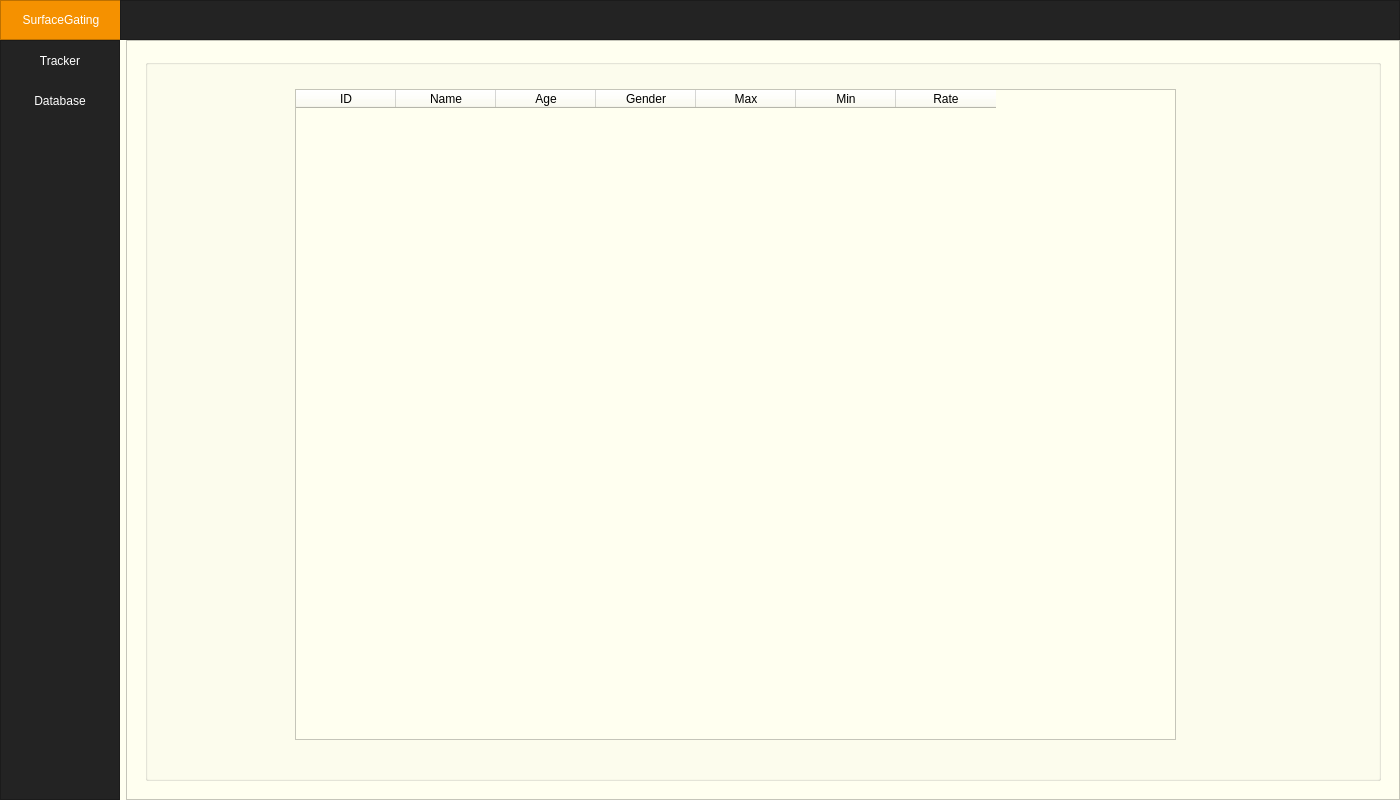
<?xml version="1.0" encoding="UTF-8"?>
<ui version="4.0">
 <class>MainWindow</class>
 <widget class="QMainWindow" name="MainWindow">
  <property name="geometry">
   <rect>
    <x>0</x>
    <y>0</y>
    <width>1400</width>
    <height>800</height>
   </rect>
  </property>
  <property name="minimumSize">
   <size>
    <width>1400</width>
    <height>800</height>
   </size>
  </property>
  <property name="windowTitle">
   <string>MainWindow</string>
  </property>
  <property name="styleSheet">
   <string notr="true">background-color:  #FFFFF0;</string>
  </property>
  <widget class="QWidget" name="centralwidget">
   <layout class="QVBoxLayout" name="verticalLayout">
    <property name="spacing">
     <number>0</number>
    </property>
    <property name="leftMargin">
     <number>0</number>
    </property>
    <property name="topMargin">
     <number>0</number>
    </property>
    <property name="rightMargin">
     <number>0</number>
    </property>
    <property name="bottomMargin">
     <number>0</number>
    </property>
    <item>
     <widget class="QFrame" name="Top_Bar">
      <property name="maximumSize">
       <size>
        <width>16777215</width>
        <height>40</height>
       </size>
      </property>
      <property name="styleSheet">
       <string notr="true">background-color: rgb(35, 35, 35);</string>
      </property>
      <property name="frameShape">
       <enum>QFrame::NoFrame</enum>
      </property>
      <property name="frameShadow">
       <enum>QFrame::Raised</enum>
      </property>
      <layout class="QHBoxLayout" name="horizontalLayout">
       <property name="spacing">
        <number>0</number>
       </property>
       <property name="leftMargin">
        <number>0</number>
       </property>
       <property name="topMargin">
        <number>0</number>
       </property>
       <property name="rightMargin">
        <number>0</number>
       </property>
       <property name="bottomMargin">
        <number>0</number>
       </property>
       <item>
        <widget class="QFrame" name="frame_toggle">
         <property name="minimumSize">
          <size>
           <width>120</width>
           <height>0</height>
          </size>
         </property>
         <property name="maximumSize">
          <size>
           <width>70</width>
           <height>40</height>
          </size>
         </property>
         <property name="styleSheet">
          <string notr="true">background-color: #F59100;
</string>
         </property>
         <property name="frameShape">
          <enum>QFrame::StyledPanel</enum>
         </property>
         <property name="frameShadow">
          <enum>QFrame::Raised</enum>
         </property>
         <layout class="QVBoxLayout" name="verticalLayout_2">
          <property name="spacing">
           <number>0</number>
          </property>
          <property name="leftMargin">
           <number>0</number>
          </property>
          <property name="topMargin">
           <number>0</number>
          </property>
          <property name="rightMargin">
           <number>0</number>
          </property>
          <property name="bottomMargin">
           <number>0</number>
          </property>
          <item>
           <widget class="QPushButton" name="Btn_Toggle">
            <property name="sizePolicy">
             <sizepolicy hsizetype="Expanding" vsizetype="Expanding">
              <horstretch>0</horstretch>
              <verstretch>0</verstretch>
             </sizepolicy>
            </property>
            <property name="minimumSize">
             <size>
              <width>120</width>
              <height>0</height>
             </size>
            </property>
            <property name="styleSheet">
             <string notr="true">color: #fff;
border: 0px solid;</string>
            </property>
            <property name="text">
             <string>SurfaceGating</string>
            </property>
           </widget>
          </item>
         </layout>
        </widget>
       </item>
       <item>
        <widget class="QFrame" name="frame_top">
         <property name="minimumSize">
          <size>
           <width>120</width>
           <height>0</height>
          </size>
         </property>
         <property name="frameShape">
          <enum>QFrame::StyledPanel</enum>
         </property>
         <property name="frameShadow">
          <enum>QFrame::Raised</enum>
         </property>
        </widget>
       </item>
      </layout>
     </widget>
    </item>
    <item>
     <widget class="QFrame" name="Content">
      <property name="frameShape">
       <enum>QFrame::NoFrame</enum>
      </property>
      <property name="frameShadow">
       <enum>QFrame::Raised</enum>
      </property>
      <layout class="QGridLayout" name="gridLayout_2">
       <property name="leftMargin">
        <number>0</number>
       </property>
       <property name="topMargin">
        <number>0</number>
       </property>
       <property name="rightMargin">
        <number>0</number>
       </property>
       <property name="bottomMargin">
        <number>0</number>
       </property>
       <item row="0" column="1">
        <widget class="QFrame" name="frame_pages">
         <property name="frameShape">
          <enum>QFrame::StyledPanel</enum>
         </property>
         <property name="frameShadow">
          <enum>QFrame::Raised</enum>
         </property>
         <layout class="QVBoxLayout" name="verticalLayout_5">
          <item>
           <widget class="QStackedWidget" name="stackedWidget">
            <property name="currentIndex">
             <number>1</number>
            </property>
            <widget class="QWidget" name="page_1">
             <layout class="QVBoxLayout" name="verticalLayout_7">
              <item>
               <widget class="QStackedWidget" name="stackedWidgetMain">
                <property name="currentIndex">
                 <number>0</number>
                </property>
                <widget class="QWidget" name="trackerPage">
                 <widget class="QGroupBox" name="groupBox">
                  <property name="geometry">
                   <rect>
                    <x>-20</x>
                    <y>20</y>
                    <width>1227</width>
                    <height>691</height>
                   </rect>
                  </property>
                  <property name="autoFillBackground">
                   <bool>false</bool>
                  </property>
                  <property name="styleSheet">
                   <string notr="true">border: none;
</string>
                  </property>
                  <property name="title">
                   <string/>
                  </property>
                  <widget class="QFrame" name="frameGraphMain">
                   <property name="geometry">
                    <rect>
                     <x>520</x>
                     <y>10</y>
                     <width>671</width>
                     <height>481</height>
                    </rect>
                   </property>
                   <property name="minimumSize">
                    <size>
                     <width>300</width>
                     <height>300</height>
                    </size>
                   </property>
                   <property name="palette">
                    <palette>
                     <active>
                      <colorrole role="Button">
                       <brush brushstyle="SolidPattern">
                        <color alpha="255">
                         <red>255</red>
                         <green>255</green>
                         <blue>255</blue>
                        </color>
                       </brush>
                      </colorrole>
                      <colorrole role="Base">
                       <brush brushstyle="SolidPattern">
                        <color alpha="255">
                         <red>255</red>
                         <green>255</green>
                         <blue>255</blue>
                        </color>
                       </brush>
                      </colorrole>
                      <colorrole role="Window">
                       <brush brushstyle="SolidPattern">
                        <color alpha="255">
                         <red>255</red>
                         <green>255</green>
                         <blue>255</blue>
                        </color>
                       </brush>
                      </colorrole>
                     </active>
                     <inactive>
                      <colorrole role="Button">
                       <brush brushstyle="SolidPattern">
                        <color alpha="255">
                         <red>255</red>
                         <green>255</green>
                         <blue>255</blue>
                        </color>
                       </brush>
                      </colorrole>
                      <colorrole role="Base">
                       <brush brushstyle="SolidPattern">
                        <color alpha="255">
                         <red>255</red>
                         <green>255</green>
                         <blue>255</blue>
                        </color>
                       </brush>
                      </colorrole>
                      <colorrole role="Window">
                       <brush brushstyle="SolidPattern">
                        <color alpha="255">
                         <red>255</red>
                         <green>255</green>
                         <blue>255</blue>
                        </color>
                       </brush>
                      </colorrole>
                     </inactive>
                     <disabled>
                      <colorrole role="Button">
                       <brush brushstyle="SolidPattern">
                        <color alpha="255">
                         <red>255</red>
                         <green>255</green>
                         <blue>255</blue>
                        </color>
                       </brush>
                      </colorrole>
                      <colorrole role="Base">
                       <brush brushstyle="SolidPattern">
                        <color alpha="255">
                         <red>255</red>
                         <green>255</green>
                         <blue>255</blue>
                        </color>
                       </brush>
                      </colorrole>
                      <colorrole role="Window">
                       <brush brushstyle="SolidPattern">
                        <color alpha="255">
                         <red>255</red>
                         <green>255</green>
                         <blue>255</blue>
                        </color>
                       </brush>
                      </colorrole>
                     </disabled>
                    </palette>
                   </property>
                   <property name="autoFillBackground">
                    <bool>false</bool>
                   </property>
                   <property name="styleSheet">
                    <string notr="true">border-radius: 20;
background-color: rgb(255, 255, 255);
</string>
                   </property>
                   <property name="frameShape">
                    <enum>QFrame::StyledPanel</enum>
                   </property>
                   <property name="frameShadow">
                    <enum>QFrame::Raised</enum>
                   </property>
                  </widget>
                  <widget class="QFrame" name="frameGraphMini">
                   <property name="geometry">
                    <rect>
                     <x>30</x>
                     <y>10</y>
                     <width>471</width>
                     <height>391</height>
                    </rect>
                   </property>
                   <property name="styleSheet">
                    <string notr="true">border-radius:20;
background-color: rgb(255, 255, 255);
</string>
                   </property>
                   <property name="frameShape">
                    <enum>QFrame::StyledPanel</enum>
                   </property>
                   <property name="frameShadow">
                    <enum>QFrame::Raised</enum>
                   </property>
                  </widget>
                  <widget class="QFrame" name="frame_4">
                   <property name="geometry">
                    <rect>
                     <x>40</x>
                     <y>540</y>
                     <width>241</width>
                     <height>151</height>
                    </rect>
                   </property>
                   <property name="styleSheet">
                    <string notr="true">border-radius: 20;
background-color: #F59100;
border: 0;
</string>
                   </property>
                   <property name="frameShape">
                    <enum>QFrame::StyledPanel</enum>
                   </property>
                   <property name="frameShadow">
                    <enum>QFrame::Raised</enum>
                   </property>
                   <widget class="QPushButton" name="stopButton1">
                    <property name="geometry">
                     <rect>
                      <x>50</x>
                      <y>90</y>
                      <width>93</width>
                      <height>28</height>
                     </rect>
                    </property>
                    <property name="styleSheet">
                     <string notr="true">background-color: rgb(255, 255, 255);
border-radius: 10;
</string>
                    </property>
                    <property name="text">
                     <string>Stop</string>
                    </property>
                   </widget>
                   <widget class="QPushButton" name="startButton1">
                    <property name="geometry">
                     <rect>
                      <x>50</x>
                      <y>90</y>
                      <width>93</width>
                      <height>28</height>
                     </rect>
                    </property>
                    <property name="styleSheet">
                     <string notr="true">QPushButton {
	background-color: white;
border-radius: 10;

}
QPushButton:hover {
	background-color: #E5E5E5;
}</string>
                    </property>
                    <property name="text">
                     <string>Start</string>
                    </property>
                   </widget>
                   <widget class="QComboBox" name="comboBoxArd">
                    <property name="geometry">
                     <rect>
                      <x>30</x>
                      <y>40</y>
                      <width>141</width>
                      <height>31</height>
                     </rect>
                    </property>
                    <property name="styleSheet">
                     <string notr="true">background-color: rgb(255, 255, 255);
font: 8pt &quot;Microsoft YaHei UI&quot;;</string>
                    </property>
                   </widget>
                   <widget class="QPushButton" name="refreshButton">
                    <property name="geometry">
                     <rect>
                      <x>180</x>
                      <y>40</y>
                      <width>31</width>
                      <height>28</height>
                     </rect>
                    </property>
                    <property name="styleSheet">
                     <string notr="true">QPushButton {
	background-color: white;
border-radius: 10;

}
QPushButton:hover {
	background-color: #E5E5E5;
}</string>
                    </property>
                    <property name="text">
                     <string>R</string>
                    </property>
                   </widget>
                  </widget>
                  <widget class="QFrame" name="frame_5">
                   <property name="geometry">
                    <rect>
                     <x>340</x>
                     <y>540</y>
                     <width>241</width>
                     <height>151</height>
                    </rect>
                   </property>
                   <property name="styleSheet">
                    <string notr="true">border-radius: 20;
background-color: #F59100;
border: 0;
</string>
                   </property>
                   <property name="frameShape">
                    <enum>QFrame::StyledPanel</enum>
                   </property>
                   <property name="frameShadow">
                    <enum>QFrame::Raised</enum>
                   </property>
                   <widget class="QLabel" name="label_name">
                    <property name="geometry">
                     <rect>
                      <x>0</x>
                      <y>40</y>
                      <width>241</width>
                      <height>20</height>
                     </rect>
                    </property>
                    <property name="styleSheet">
                     <string notr="true">font-size: 20px;
color: white;</string>
                    </property>
                    <property name="text">
                     <string>Fauzan Valdera</string>
                    </property>
                    <property name="alignment">
                     <set>Qt::AlignCenter</set>
                    </property>
                   </widget>
                   <widget class="QLabel" name="label_age">
                    <property name="geometry">
                     <rect>
                      <x>0</x>
                      <y>70</y>
                      <width>241</width>
                      <height>20</height>
                     </rect>
                    </property>
                    <property name="styleSheet">
                     <string notr="true">font-size: 20px;
color: white;</string>
                    </property>
                    <property name="text">
                     <string>18 Years Old</string>
                    </property>
                    <property name="alignment">
                     <set>Qt::AlignCenter</set>
                    </property>
                   </widget>
                   <widget class="QLabel" name="label_gender">
                    <property name="geometry">
                     <rect>
                      <x>0</x>
                      <y>100</y>
                      <width>241</width>
                      <height>20</height>
                     </rect>
                    </property>
                    <property name="styleSheet">
                     <string notr="true">font-size: 20px;
color:white;</string>
                    </property>
                    <property name="text">
                     <string>Male</string>
                    </property>
                    <property name="alignment">
                     <set>Qt::AlignCenter</set>
                    </property>
                   </widget>
                  </widget>
                  <widget class="QFrame" name="frame_6">
                   <property name="geometry">
                    <rect>
                     <x>640</x>
                     <y>540</y>
                     <width>241</width>
                     <height>151</height>
                    </rect>
                   </property>
                   <property name="styleSheet">
                    <string notr="true">border-radius: 20;
background-color: #F59100;
border: 0;
</string>
                   </property>
                   <property name="frameShape">
                    <enum>QFrame::StyledPanel</enum>
                   </property>
                   <property name="frameShadow">
                    <enum>QFrame::Raised</enum>
                   </property>
                   <widget class="QLabel" name="label_min">
                    <property name="geometry">
                     <rect>
                      <x>0</x>
                      <y>30</y>
                      <width>241</width>
                      <height>20</height>
                     </rect>
                    </property>
                    <property name="styleSheet">
                     <string notr="true">font-size: 20px;
color: white;</string>
                    </property>
                    <property name="text">
                     <string>Min : </string>
                    </property>
                    <property name="alignment">
                     <set>Qt::AlignCenter</set>
                    </property>
                   </widget>
                   <widget class="QLabel" name="label_max">
                    <property name="geometry">
                     <rect>
                      <x>0</x>
                      <y>60</y>
                      <width>241</width>
                      <height>20</height>
                     </rect>
                    </property>
                    <property name="styleSheet">
                     <string notr="true">font-size: 20px;
color: white;</string>
                    </property>
                    <property name="text">
                     <string>Max : </string>
                    </property>
                    <property name="alignment">
                     <set>Qt::AlignCenter</set>
                    </property>
                   </widget>
                   <widget class="QLabel" name="label_rate">
                    <property name="geometry">
                     <rect>
                      <x>0</x>
                      <y>90</y>
                      <width>241</width>
                      <height>20</height>
                     </rect>
                    </property>
                    <property name="styleSheet">
                     <string notr="true">font-size: 20px;
color: white;</string>
                    </property>
                    <property name="text">
                     <string>Rate : </string>
                    </property>
                    <property name="alignment">
                     <set>Qt::AlignCenter</set>
                    </property>
                   </widget>
                  </widget>
                  <widget class="QFrame" name="frame_7">
                   <property name="geometry">
                    <rect>
                     <x>940</x>
                     <y>540</y>
                     <width>241</width>
                     <height>151</height>
                    </rect>
                   </property>
                   <property name="styleSheet">
                    <string notr="true">border-radius: 20;
background-color: #F59100;
border: 0;
</string>
                   </property>
                   <property name="frameShape">
                    <enum>QFrame::StyledPanel</enum>
                   </property>
                   <property name="frameShadow">
                    <enum>QFrame::Raised</enum>
                   </property>
                   <widget class="QLabel" name="label_6">
                    <property name="geometry">
                     <rect>
                      <x>0</x>
                      <y>30</y>
                      <width>241</width>
                      <height>31</height>
                     </rect>
                    </property>
                    <property name="styleSheet">
                     <string notr="true">font-size: 20px;
color: rgb(35, 35, 35);</string>
                    </property>
                    <property name="text">
                     <string>Save Patient</string>
                    </property>
                    <property name="alignment">
                     <set>Qt::AlignCenter</set>
                    </property>
                   </widget>
                   <widget class="QPushButton" name="saveButton">
                    <property name="geometry">
                     <rect>
                      <x>50</x>
                      <y>70</y>
                      <width>141</width>
                      <height>41</height>
                     </rect>
                    </property>
                    <property name="styleSheet">
                     <string notr="true">QPushButton {
	background-color: white;
border-radius: 10;

}
QPushButton:hover {
	background-color: #E5E5E5;
}</string>
                    </property>
                    <property name="text">
                     <string>Save</string>
                    </property>
                   </widget>
                  </widget>
                  <widget class="QPushButton" name="graphRightButton">
                   <property name="geometry">
                    <rect>
                     <x>300</x>
                     <y>430</y>
                     <width>70</width>
                     <height>70</height>
                    </rect>
                   </property>
                   <property name="minimumSize">
                    <size>
                     <width>70</width>
                     <height>70</height>
                    </size>
                   </property>
                   <property name="maximumSize">
                    <size>
                     <width>70</width>
                     <height>70</height>
                    </size>
                   </property>
                   <property name="styleSheet">
                    <string notr="true">background-color: #fff;
border-radius: 25;
border: 1px solid #F59100;
font-size: 40px;
</string>
                   </property>
                   <property name="text">
                    <string>&gt;</string>
                   </property>
                  </widget>
                  <widget class="QPushButton" name="graphLeftButton">
                   <property name="geometry">
                    <rect>
                     <x>160</x>
                     <y>430</y>
                     <width>70</width>
                     <height>70</height>
                    </rect>
                   </property>
                   <property name="minimumSize">
                    <size>
                     <width>70</width>
                     <height>70</height>
                    </size>
                   </property>
                   <property name="maximumSize">
                    <size>
                     <width>70</width>
                     <height>70</height>
                    </size>
                   </property>
                   <property name="styleSheet">
                    <string notr="true">background-color: #fff;
border-radius: 25;
border: 1px solid #F59100;
font-size: 40px;
</string>
                   </property>
                   <property name="text">
                    <string>&lt;</string>
                   </property>
                  </widget>
                 </widget>
                </widget>
                <widget class="QWidget" name="loginPage">
                 <widget class="QGroupBox" name="groupBox_4">
                  <property name="geometry">
                   <rect>
                    <x>0</x>
                    <y>0</y>
                    <width>1231</width>
                    <height>721</height>
                   </rect>
                  </property>
                  <property name="styleSheet">
                   <string notr="true">border: none;
</string>
                  </property>
                  <property name="title">
                   <string/>
                  </property>
                  <widget class="QFrame" name="frame_8">
                   <property name="geometry">
                    <rect>
                     <x>440</x>
                     <y>140</y>
                     <width>401</width>
                     <height>341</height>
                    </rect>
                   </property>
                   <property name="styleSheet">
                    <string notr="true">background-color: orange;
border-radius: 20px;</string>
                   </property>
                   <property name="frameShape">
                    <enum>QFrame::StyledPanel</enum>
                   </property>
                   <property name="frameShadow">
                    <enum>QFrame::Raised</enum>
                   </property>
                   <widget class="QLabel" name="label_11">
                    <property name="geometry">
                     <rect>
                      <x>-40</x>
                      <y>30</y>
                      <width>471</width>
                      <height>51</height>
                     </rect>
                    </property>
                    <property name="styleSheet">
                     <string notr="true">font-size: 40px; color: white;</string>
                    </property>
                    <property name="text">
                     <string>LOGIN PATIENT</string>
                    </property>
                    <property name="alignment">
                     <set>Qt::AlignCenter</set>
                    </property>
                   </widget>
                   <widget class="QLineEdit" name="loginIdEdit">
                    <property name="geometry">
                     <rect>
                      <x>30</x>
                      <y>140</y>
                      <width>341</width>
                      <height>41</height>
                     </rect>
                    </property>
                    <property name="styleSheet">
                     <string notr="true">background-color: #fff;
padding: 5px 10px;
</string>
                    </property>
                    <property name="text">
                     <string/>
                    </property>
                   </widget>
                   <widget class="QLabel" name="label_12">
                    <property name="geometry">
                     <rect>
                      <x>-40</x>
                      <y>100</y>
                      <width>471</width>
                      <height>31</height>
                     </rect>
                    </property>
                    <property name="styleSheet">
                     <string notr="true">font-size: 22px;</string>
                    </property>
                    <property name="text">
                     <string>Patient ID</string>
                    </property>
                    <property name="alignment">
                     <set>Qt::AlignCenter</set>
                    </property>
                   </widget>
                   <widget class="QPushButton" name="loginButton">
                    <property name="geometry">
                     <rect>
                      <x>100</x>
                      <y>220</y>
                      <width>201</width>
                      <height>41</height>
                     </rect>
                    </property>
                    <property name="styleSheet">
                     <string notr="true">QPushButton {
	background-color: white;
	font-size:18px;
}
QPushButton:hover {
	background-color: #E5E5E5;
}</string>
                    </property>
                    <property name="text">
                     <string>Login</string>
                    </property>
                   </widget>
                   <widget class="QPushButton" name="toCreateButton">
                    <property name="geometry">
                     <rect>
                      <x>100</x>
                      <y>270</y>
                      <width>201</width>
                      <height>41</height>
                     </rect>
                    </property>
                    <property name="styleSheet">
                     <string notr="true">background-color: transparent;color: white;font-size:18px;</string>
                    </property>
                    <property name="text">
                     <string>Create a patient</string>
                    </property>
                   </widget>
                  </widget>
                 </widget>
                </widget>
                <widget class="QWidget" name="createPage">
                 <widget class="QGroupBox" name="groupBox_3">
                  <property name="geometry">
                   <rect>
                    <x>-1</x>
                    <y>-1</y>
                    <width>1221</width>
                    <height>711</height>
                   </rect>
                  </property>
                  <property name="styleSheet">
                   <string notr="true">border: none;
</string>
                  </property>
                  <property name="title">
                   <string/>
                  </property>
                  <widget class="QFrame" name="frame_3">
                   <property name="geometry">
                    <rect>
                     <x>350</x>
                     <y>50</y>
                     <width>491</width>
                     <height>611</height>
                    </rect>
                   </property>
                   <property name="styleSheet">
                    <string notr="true">background-color: orange;
border-radius: 20px;</string>
                   </property>
                   <property name="frameShape">
                    <enum>QFrame::StyledPanel</enum>
                   </property>
                   <property name="frameShadow">
                    <enum>QFrame::Raised</enum>
                   </property>
                   <widget class="QLabel" name="label_2">
                    <property name="geometry">
                     <rect>
                      <x>10</x>
                      <y>30</y>
                      <width>471</width>
                      <height>51</height>
                     </rect>
                    </property>
                    <property name="styleSheet">
                     <string notr="true">font-size: 40px; color: white;</string>
                    </property>
                    <property name="text">
                     <string>CREATE PATIENT</string>
                    </property>
                    <property name="alignment">
                     <set>Qt::AlignCenter</set>
                    </property>
                   </widget>
                   <widget class="QLineEdit" name="createIdEdit">
                    <property name="geometry">
                     <rect>
                      <x>80</x>
                      <y>150</y>
                      <width>341</width>
                      <height>41</height>
                     </rect>
                    </property>
                    <property name="styleSheet">
                     <string notr="true">background-color: #fff;
padding: 5px 10px;
</string>
                    </property>
                    <property name="text">
                     <string/>
                    </property>
                   </widget>
                   <widget class="QLabel" name="label_7">
                    <property name="geometry">
                     <rect>
                      <x>10</x>
                      <y>110</y>
                      <width>471</width>
                      <height>31</height>
                     </rect>
                    </property>
                    <property name="styleSheet">
                     <string notr="true">font-size: 22px;</string>
                    </property>
                    <property name="text">
                     <string>Patient ID</string>
                    </property>
                    <property name="alignment">
                     <set>Qt::AlignCenter</set>
                    </property>
                   </widget>
                   <widget class="QLabel" name="label_8">
                    <property name="geometry">
                     <rect>
                      <x>10</x>
                      <y>210</y>
                      <width>471</width>
                      <height>31</height>
                     </rect>
                    </property>
                    <property name="styleSheet">
                     <string notr="true">font-size: 22px;</string>
                    </property>
                    <property name="text">
                     <string>Patient Name</string>
                    </property>
                    <property name="alignment">
                     <set>Qt::AlignCenter</set>
                    </property>
                   </widget>
                   <widget class="QLineEdit" name="createNameEdit">
                    <property name="geometry">
                     <rect>
                      <x>80</x>
                      <y>250</y>
                      <width>341</width>
                      <height>41</height>
                     </rect>
                    </property>
                    <property name="styleSheet">
                     <string notr="true">background-color: #fff;
padding: 5px 10px;
</string>
                    </property>
                    <property name="text">
                     <string/>
                    </property>
                   </widget>
                   <widget class="QLabel" name="label_9">
                    <property name="geometry">
                     <rect>
                      <x>10</x>
                      <y>310</y>
                      <width>471</width>
                      <height>31</height>
                     </rect>
                    </property>
                    <property name="styleSheet">
                     <string notr="true">font-size: 22px;</string>
                    </property>
                    <property name="text">
                     <string>Patient Age</string>
                    </property>
                    <property name="alignment">
                     <set>Qt::AlignCenter</set>
                    </property>
                   </widget>
                   <widget class="QLineEdit" name="createAgeEdit">
                    <property name="geometry">
                     <rect>
                      <x>80</x>
                      <y>350</y>
                      <width>341</width>
                      <height>41</height>
                     </rect>
                    </property>
                    <property name="styleSheet">
                     <string notr="true">background-color: #fff;
padding: 5px 10px;
</string>
                    </property>
                    <property name="text">
                     <string/>
                    </property>
                   </widget>
                   <widget class="QLabel" name="label_10">
                    <property name="geometry">
                     <rect>
                      <x>10</x>
                      <y>410</y>
                      <width>471</width>
                      <height>31</height>
                     </rect>
                    </property>
                    <property name="styleSheet">
                     <string notr="true">font-size: 22px;</string>
                    </property>
                    <property name="text">
                     <string>Patient Gender</string>
                    </property>
                    <property name="alignment">
                     <set>Qt::AlignCenter</set>
                    </property>
                   </widget>
                   <widget class="QComboBox" name="comboGenderBox">
                    <property name="geometry">
                     <rect>
                      <x>170</x>
                      <y>450</y>
                      <width>161</width>
                      <height>31</height>
                     </rect>
                    </property>
                    <property name="styleSheet">
                     <string notr="true">background-color: white;</string>
                    </property>
                    <item>
                     <property name="text">
                      <string>Male</string>
                     </property>
                    </item>
                    <item>
                     <property name="text">
                      <string>Female</string>
                     </property>
                    </item>
                   </widget>
                   <widget class="QPushButton" name="createButton">
                    <property name="geometry">
                     <rect>
                      <x>150</x>
                      <y>530</y>
                      <width>201</width>
                      <height>41</height>
                     </rect>
                    </property>
                    <property name="styleSheet">
                     <string notr="true">QPushButton {
	background-color: white;
	font-size:18px;
}
QPushButton:hover {
	background-color: #E5E5E5;
}</string>
                    </property>
                    <property name="text">
                     <string>Create</string>
                    </property>
                   </widget>
                  </widget>
                 </widget>
                </widget>
               </widget>
              </item>
             </layout>
            </widget>
            <widget class="QWidget" name="page_2">
             <layout class="QVBoxLayout" name="verticalLayout_6">
              <item>
               <widget class="QGroupBox" name="groupBox_2">
                <property name="title">
                 <string/>
                </property>
                <widget class="QTableWidget" name="patientTable">
                 <property name="geometry">
                  <rect>
                   <x>150</x>
                   <y>30</y>
                   <width>881</width>
                   <height>651</height>
                  </rect>
                 </property>
                 <column>
                  <property name="text">
                   <string>ID</string>
                  </property>
                 </column>
                 <column>
                  <property name="text">
                   <string>Name</string>
                  </property>
                 </column>
                 <column>
                  <property name="text">
                   <string>Age</string>
                  </property>
                 </column>
                 <column>
                  <property name="text">
                   <string>Gender</string>
                  </property>
                 </column>
                 <column>
                  <property name="text">
                   <string>Max</string>
                  </property>
                 </column>
                 <column>
                  <property name="text">
                   <string>Min</string>
                  </property>
                 </column>
                 <column>
                  <property name="text">
                   <string>Rate</string>
                  </property>
                 </column>
                </widget>
               </widget>
              </item>
             </layout>
            </widget>
            <widget class="QWidget" name="page_3">
             <layout class="QVBoxLayout" name="verticalLayout_8"/>
            </widget>
           </widget>
          </item>
         </layout>
        </widget>
       </item>
       <item row="0" column="0">
        <widget class="QFrame" name="frame_left_menu">
         <property name="minimumSize">
          <size>
           <width>120</width>
           <height>0</height>
          </size>
         </property>
         <property name="maximumSize">
          <size>
           <width>70</width>
           <height>16777215</height>
          </size>
         </property>
         <property name="styleSheet">
          <string notr="true">background-color: rgb(35, 35, 35);</string>
         </property>
         <property name="frameShape">
          <enum>QFrame::StyledPanel</enum>
         </property>
         <property name="frameShadow">
          <enum>QFrame::Raised</enum>
         </property>
         <layout class="QVBoxLayout" name="verticalLayout_3">
          <property name="leftMargin">
           <number>0</number>
          </property>
          <property name="topMargin">
           <number>0</number>
          </property>
          <property name="rightMargin">
           <number>0</number>
          </property>
          <property name="bottomMargin">
           <number>0</number>
          </property>
          <item alignment="Qt::AlignTop">
           <widget class="QFrame" name="frame_top_menus">
            <property name="frameShape">
             <enum>QFrame::NoFrame</enum>
            </property>
            <property name="frameShadow">
             <enum>QFrame::Raised</enum>
            </property>
            <layout class="QVBoxLayout" name="verticalLayout_4">
             <property name="spacing">
              <number>0</number>
             </property>
             <property name="leftMargin">
              <number>0</number>
             </property>
             <property name="topMargin">
              <number>0</number>
             </property>
             <property name="rightMargin">
              <number>0</number>
             </property>
             <property name="bottomMargin">
              <number>0</number>
             </property>
             <item>
              <widget class="QPushButton" name="btn_page_1">
               <property name="minimumSize">
                <size>
                 <width>0</width>
                 <height>40</height>
                </size>
               </property>
               <property name="styleSheet">
                <string notr="true">QPushButton {
	color: rgb(255, 255, 255);
	background-color: rgb(35, 35, 35);
	border: 0px solid;
}
QPushButton:hover {
	background-color: #F59100;
}</string>
               </property>
               <property name="text">
                <string>Tracker</string>
               </property>
              </widget>
             </item>
             <item>
              <widget class="QPushButton" name="btn_page_2">
               <property name="minimumSize">
                <size>
                 <width>0</width>
                 <height>40</height>
                </size>
               </property>
               <property name="styleSheet">
                <string notr="true">QPushButton {
	color: rgb(255, 255, 255);
	background-color: rgb(35, 35, 35);
	border: 0px solid;
}
QPushButton:hover {
	background-color: #F59100;
}</string>
               </property>
               <property name="text">
                <string>Database</string>
               </property>
              </widget>
             </item>
            </layout>
           </widget>
          </item>
         </layout>
        </widget>
       </item>
      </layout>
     </widget>
    </item>
   </layout>
  </widget>
 </widget>
 <resources/>
 <connections/>
</ui>
